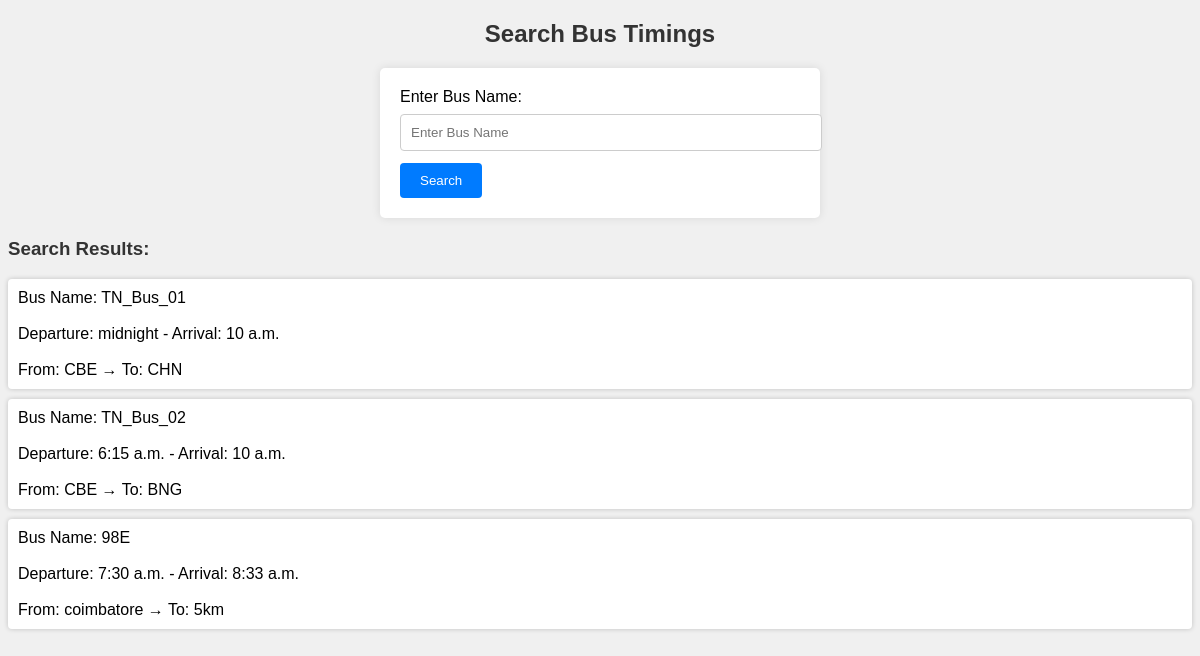
The page /bus-search/ on the database its author committed.
### bustimings/models.py (models this page shows, shortened)
class BusTiming(models.Model):
    bus_name = models.CharField(max_length=100)
    departure_time = models.TimeField()
    arrival_time = models.TimeField()
    origin = models.CharField(max_length=100)
    destination = models.CharField(max_length=100)

### bustimings/views.py (the view)
# urls.py: path('bus-search/', views.search_bus, name='search_bus'),
def search_bus(request):
    if request.method == 'GET':
        bus_name = request.GET.get('bus_name', '')
        bus_timings = BusTiming.objects.filter(bus_name__icontains=bus_name)
        return render(request, 'bustimings/bus_search.html', {'bus_timings': bus_timings})

### bustimings/templates/bustimings/bus_search.html (shortened to what this page needs)
<!DOCTYPE html>
<html lang="en">
<head>
</head>
<body>
    <h2  style="text-align: center">Search Bus Timings</h2>
    <form method="get" action="{% url 'search_bus' %}">
        <label for="bus_name">Enter Bus Name:</label>
        <input type="text" id="bus_name" name="bus_name" placeholder="Enter Bus Name" required>
        <button type="submit">Search</button>
    </form>
    <h3>Search Results:</h3>
    <ul>
        {% for timing in bus_timings %}
            <li>Bus Name: {{ timing.bus_name }}  <br><br> Departure: {{ timing.departure_time }} - Arrival: {{ timing.arrival_time }} <br><br>
                From: {{ timing.origin }} &#x2192;  To: {{ timing.destination }}</li>
        {% empty %}
            <li>No bus timings found.</li>
        {% endfor %}
    </ul>
</body>
</html>

### bustimings/templates/bustimings/bus_search.html (style rules this page uses)
body { font-family: Arial, sans-serif; background-color: #f0f0f0; }
h2 { color: #333; }
form { background-color: #fff; padding: 20px; margin: 20px auto; max-width: 400px; border-radius: 5px; box-shadow: 0px 0px 10px rgba(0, 0, 0, 0.1); }
label { display: block; margin-bottom: 8px; }
input[type="text"] { width: 100%; padding: 10px; margin-bottom: 12px; border: 1px solid #ccc; border-radius: 4px; }
button[type="submit"] { background-color: #007BFF; color: #fff; padding: 10px 20px; border: none; border-radius: 4px; cursor: pointer; }
h3 { margin-top: 20px; color: #333; }
ul { list-style: none; padding: 0; }
li { background-color: #fff; padding: 10px; margin-bottom: 10px; border-radius: 4px; box-shadow: 0px 0px 5px rgba(0, 0, 0, 0.2); }

### rows shown on the page
BusTiming: bus_name "TN_Bus_01", departure_time "midnight", arrival_time "10 a.m.", origin "CBE", destination "CHN"
BusTiming: bus_name "TN_Bus_02", departure_time "6:15 a.m.", arrival_time "10 a.m.", origin "CBE", destination "BNG"
BusTiming: bus_name "98E", departure_time "7:30 a.m.", arrival_time "8:33 a.m.", origin "coimbatore", destination "5km"
